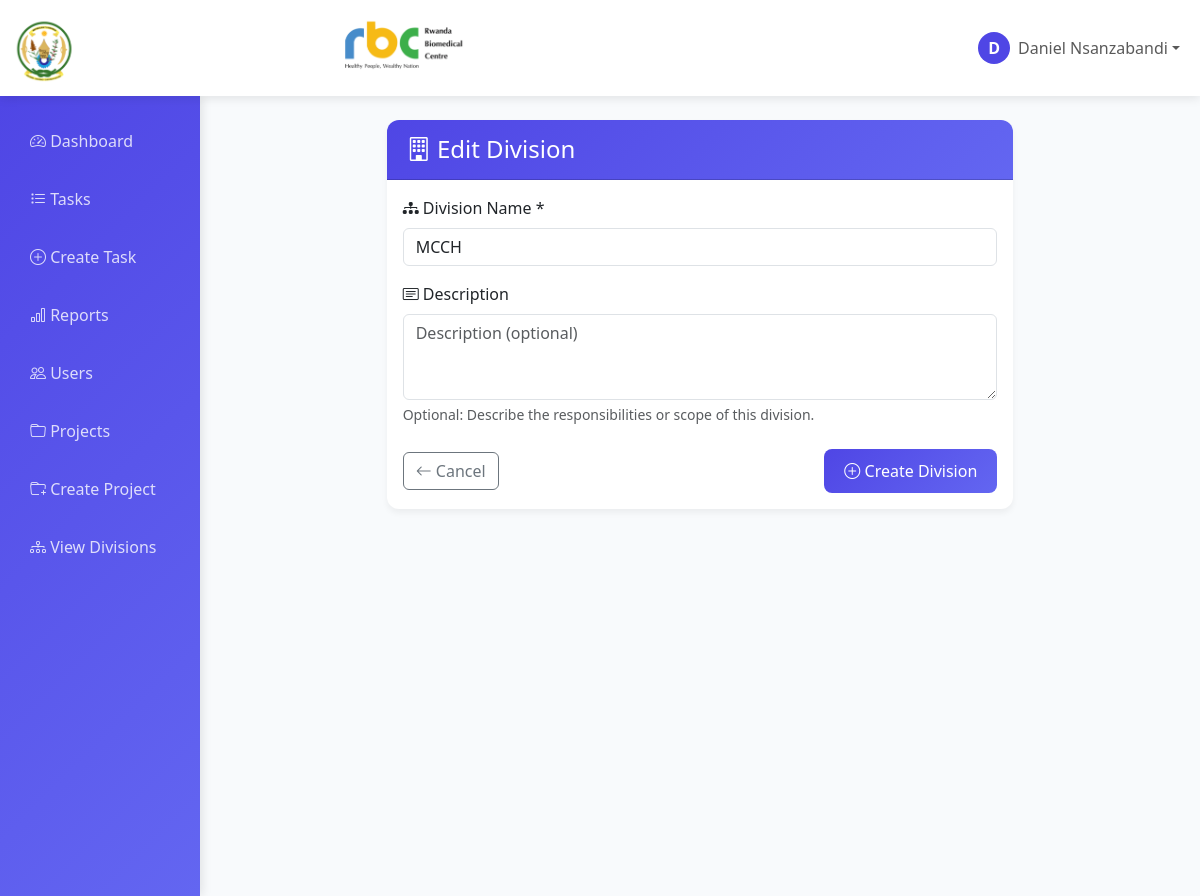
Screenshot of /divisions/4/edit/ (signed in) with the database file from the repository.
### tasks/models.py (models this page shows, shortened)
class User(AbstractUser):
    ROLE_CHOICES = [
        ('user', 'User'),
        ('admin', 'Admin'),
        ('super_admin', 'Super Admin'),
    ]
    division = models.ForeignKey(Division, on_delete=models.SET_NULL, null=True, blank=True)
    role = models.CharField(max_length=20, choices=ROLE_CHOICES, default='user')
    phone = models.CharField(max_length=20, blank=True)
    profile_picture = models.ImageField(
        upload_to='profiles/',
        blank=True,
        null=True,
        validators=[FileExtensionValidator(allowed_extensions=['jpg', 'jpeg', 'png'])]
    )
    employee_id = models.CharField(max_length=20, unique=True, null=True, blank=True)
    job_title = models.CharField(max_length=100, blank=True)
    date_joined = models.DateTimeField(auto_now_add=True)
    last_login_ip = models.GenericIPAddressField(null=True, blank=True)
    is_active = models.BooleanField(default=False)  # Requires admin approval
    created_at = models.DateTimeField(auto_now_add=True)
    updated_at = models.DateTimeField(auto_now=True)
    def is_admin(self):
        return self.role in ['admin', 'super_admin']
    def is_super_admin(self):
        return self.role == 'super_admin'
    class Meta:
        ordering = ['username']
        indexes = [
            models.Index(fields=['role', 'is_active']),
            models.Index(fields=['division', 'role']),
        ]

class Division(models.Model):
    name = models.CharField(max_length=100, unique=True)
    description = models.TextField(blank=True)
    code = models.CharField(max_length=20, blank=True, help_text="Unique division code (optional)")
    is_active = models.BooleanField(default=True)
    created_at = models.DateTimeField(auto_now_add=True)
    updated_at = models.DateTimeField(auto_now=True)
    class Meta:
        ordering = ['name']
        verbose_name_plural = "Divisions"

### tasks/views.py (the view)
# urls.py: path('divisions/<int:pk>/edit/', views.edit_division, name='edit_division'),
def edit_division(request, pk):
    division = get_object_or_404(Division, pk=pk)
    if request.method == 'POST':
        form = DivisionForm(request.POST, instance=division)
        if form.is_valid():
            form.save()
            messages.success(request, "Division updated successfully.")
            return redirect('division_list')
    else:
        form = DivisionForm(instance=division)
    return render(request, 'divisions/division_form.html', {'form': form, 'title': 'Edit Division'})

### tasks/forms.py
class DivisionForm(forms.ModelForm):
    class Meta:
        model = Division
        fields = ['name', 'description']
        widgets = {
            'name': forms.TextInput(attrs={'class': 'form-control', 'placeholder': 'Division Name'}),
            'description': forms.Textarea(attrs={'class': 'form-control', 'rows': 3, 'placeholder': 'Description (optional)'}),
        }

### templates/divisions/division_form.html (shortened to what this page needs)
{% extends 'base.html' %}
{% block content %}
<div class="row justify-content-center">
    <div class="col-lg-8">
        <div class="card">
            <div class="card-header">
                <h4 class="mb-0">
                    <i class="bi bi-building"></i> {{ title }}
                </h4>
            </div>
            <div class="card-body">
                <form method="post" novalidate>
                    <div class="mb-3">
                        <label for="{{ form.name.id_for_label }}" class="form-label">
                            <i class="bi bi-diagram-3-fill"></i> Division Name *
                        </label>
                        {{ form.name }}
                    </div>
                    <div class="mb-3">
                        <label for="{{ form.description.id_for_label }}" class="form-label">
                            <i class="bi bi-card-text"></i> Description
                        </label>
                        {{ form.description }}
                        <div class="form-text">Optional: Describe the responsibilities or scope of this division.</div>
                    </div>
                    <div class="d-flex justify-content-between align-items-center mt-4">
                        <a href="{% url 'dashboard' %}" class="btn btn-outline-secondary">
                            <i class="bi bi-arrow-left"></i> Cancel
                        </a>
                        <button type="submit" class="btn btn-primary">
                            <i class="bi bi-plus-circle"></i> Create Division
                        </button>
                    </div>
                </form>
            </div>
        </div>
    </div>
</div>
{% endblock %}

### templates/base.html (shortened to what this page needs)
{% load static %}
<!DOCTYPE html>
<html lang="en">
<head>
    <link href="https://cdn.jsdelivr.net/npm/bootstrap@5.3.0/dist/css/bootstrap.min.css" rel="stylesheet">
    <link href="https://cdn.jsdelivr.net/npm/bootstrap-icons@1.10.0/font/bootstrap-icons.css" rel="stylesheet">
</head>
<body>
<nav class="navbar navbar-expand-lg navbar-light bg-white">
    {% if user.is_authenticated %}
    <div class="container-fluid">
        <a class="navbar-brand d-flex align-items-center" href="{% url 'dashboard' %}">
            <img src="{% static 'images/government_logo.png' %}" alt="Logo" style="height: 70px; margin-right: 20px;">
        </a>
        <div class="navbar-nav ms-auto">
            <div class="nav-item dropdown">
                <a class="nav-link dropdown-toggle d-flex align-items-center" href="#" id="navbarDropdown" role="button" data-bs-toggle="dropdown">
                    <div class="user-avatar me-2">{{ user.first_name.0|default:user.username.0|upper }}</div>
                    {{ user.first_name }} {{ user.last_name }}
                </a>
            </div>
        </div>
    </div>
    {% endif %}
</nav>
<div class="container-fluid">
    <div class="row">
        {% if user.is_authenticated %}
        <div class="col-md-2 p-0">
            <nav class="sidebar bg-primary vh-100">
                <div class="sidebar-sticky pt-3">
                    <ul class="nav flex-column">
                        <li class="nav-item"><a class="nav-link {% if request.resolver_match.url_name == 'dashboard' %}active{% endif %}" href="{% url 'dashboard' %}"><i class="bi bi-speedometer2"></i> Dashboard</a></li>
                        <li class="nav-item"><a class="nav-link {% if request.resolver_match.url_name == 'task_list' %}active{% endif %}" href="{% url 'task_list' %}"><i class="bi bi-list-task"></i> Tasks</a></li>
                        <li class="nav-item"><a class="nav-link {% if request.resolver_match.url_name == 'task_create' %}active{% endif %}" href="{% url 'task_create' %}"><i class="bi bi-plus-circle"></i> Create Task</a></li>
                        <li class="nav-item"><a class="nav-link {% if request.resolver_match.url_name == 'reports' %}active{% endif %}" href="{% url 'reports' %}"><i class="bi bi-bar-chart"></i> Reports</a></li>
                        {% if user.is_admin %}
                        <li class="nav-item"><a class="nav-link {% if request.resolver_match.url_name == 'user_management' %}active{% endif %}" href="{% url 'user_management' %}"><i class="bi bi-people"></i> Users</a></li>
                        {% endif %}
                        {% if user.is_super_admin %}
                        <li class="nav-item"><a class="nav-link {% if request.resolver_match.url_name == 'project_list' %}active{% endif %}" href="{% url 'project_list' %}"><i class="bi bi-folder"></i> Projects</a></li>
                        <li class="nav-item"><a class="nav-link {% if request.resolver_match.url_name == 'project_create' %}active{% endif %}" href="{% url 'project_create' %}"><i class="bi bi-folder-plus"></i> Create Project</a></li>
                        <li class="nav-item"><a class="nav-link {% if request.resolver_match.url_name == 'division_list' %}active{% endif %}" href="{% url 'division_list' %}"><i class="bi bi-diagram-3"></i> View Divisions</a></li>
                        {% endif %}
                    </ul>
                </div>
            </nav>
        </div>
        <div class="col-md-10 ms-sm-auto px-md-4">
        {% else %}
        <div class="col-12">
        {% endif %}
        <main class="py-4">
            {% block content %}{% endblock %}
        </main>
        </div>
    </div>
</div>
</body>
</html>

### templates/base.html (style rules this page uses)
:root { --primary-color: #4f46e5; --secondary-color: #6366f1; --success-color: #10b981; --warning-color: #f59e0b; --danger-color: #ef4444; --dark-color: #1f2937; --light-color: #f8fafc; }
body { background-color: var(--light-color); font-family: 'Segoe UI', Tahoma, Geneva, Verdana, sans-serif; }
.navbar-brand { font-weight: 700; color: var(--primary-color) !important; }
.sidebar { min-height: calc(100vh - 56px); background: linear-gradient(135deg, var(--primary-color), var(--secondary-color)); box-shadow: 2px 0 10px rgba(0,0,0,0.1); }
.sidebar .nav-link { color: rgba(255,255,255,0.8); padding: 12px 20px; margin: 5px 10px; border-radius: 8px; transition: all 0.3s ease; }
.card { border: none; border-radius: 12px; box-shadow: 0 4px 6px rgba(0,0,0,0.05); transition: all 0.3s ease; }
.card-header { background: linear-gradient(135deg, var(--primary-color), var(--secondary-color)); color: white; border-radius: 12px 12px 0 0 !important; padding: 15px 20px; }
.btn-primary { background: linear-gradient(135deg, var(--primary-color), var(--secondary-color)); border: none; border-radius: 8px; padding: 10px 20px; transition: all 0.3s ease; }
.navbar { box-shadow: 0 2px 10px rgba(0,0,0,0.1); }
.user-avatar { background: var(--primary-color); color: white; width: 32px; height: 32px; border-radius: 50%; display: flex; align-items: center; justify-content: center; font-weight: bold; }

### rows the page displays
User: first_name.0 "D", first_name "Daniel", last_name "Nsanzabandi"
Division: name "MCCH"

### other values shown
{{ title }} "Edit Division"
